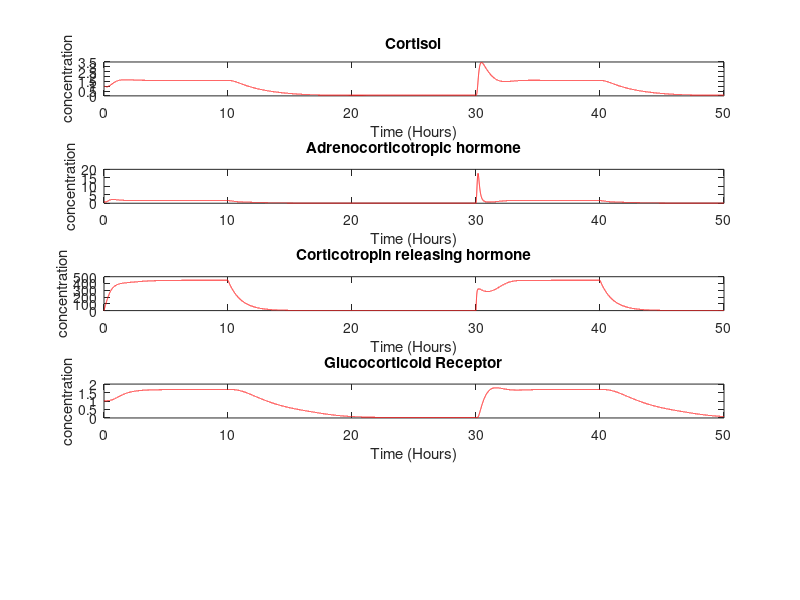

The MATLAB source for this figure:
clear all
%% Initial 
C = 1; %corticotropin releasing hormone
A = 1; %adrenocorticotropic hormone
O = 1; %cortisol
R = 1; %glucocorticoid receptors on adrenal

%% Constants
%CRK (C): Corticotropin releasing hormone
Kc = .3; %Production of Corticotropin releasing hormone
Kcd = .3; %Constant degradation of Corticotropin releasing hormone
Kor = 0.015; %pituitary GR production

% a (ACTH): adrenocorticotropic hormone
Ka = .3; %Production of adrenocorticotropic hormone
Kad = 3; %Constant degradation of adrenocorticotropic hormone

% o (O): Cortisol
Ko = .3; %Production of Cortisol
Kod = .3; %Constant degradation of Cortisol

% r (R): glucocorticoid receptor (IN PITIUTARY) 
Kr = .3; %Production of glucocorticoid receptor
Krd = .27;  %Constant degradation of glucocorticoid receptor !!!!!!!!!!!!

% i : inhibition constants
Ki1 = 0.1; %inhibition 1
Ki2 = 0.1; %inhibition 2

K = 0.001; %equilibrium binding affinity

T = [0]; %initial time
dt = 0.001; %time step
T_end = 50; %time end


%SCALED!!!!!!!!!!
c = (Kod*C)/Kc;
a = ((Kod^2)*A)/(Kc*Ka);
o = ((Kod^3)*O)/(Kc*Ka*Ko);
r = ((Kod*R)/Kr);
kcd = Kcd/Kod;
kad = Kad/Kod;
krd = Krd/Kod;

for i = 1:(T_end/dt)
    if i <= 10000
        F = 7600; %This stress value was pulled from Srisam (PTSD paper)
    elseif i >= 30000 && i <= 40000 %Simulate some applied stresses
        F = 7600;
    else
        F = 0;
    end
    t = Kod*i; %Scale t here!

    %ODES: Michaelis-Menten
    k1C = ((1+F)/(1+(o(i)/Ki1)))-kcd*c(i);
    k1A = ((c(i))/(1+(o(i)*r(i)/Ki2)))-kad*a(i);
    k1R = (((o(i)*r(i))^2)/(K+(o(i)*r(i))^2)) + Kor - krd*r(i);
    k1O = a(i) - o(i);
    
    k2C = (((1+F)/(1+(o(i)+0.5*k1O*dt)/Ki1)))-kcd*(c(i)+0.5*k1C*dt);
    k2A = (((c(i)+0.5*k1C*dt))/(1+(o(i)+0.5*k1O*dt)*r(i)/Ki2))-kad*(a(i)+0.5*k1A*dt);
    k2R = (((o(i)+0.5*k1O*dt)*(r(i)+0.5*k1R*dt))^2)/(K+(o(i)+0.5*k1O*dt)*(r(i)+0.5*k1R*dt)^2) + Kor - krd*(r(i)+0.5*k1R*dt);
    k2O = (a(i)+0.5*k1A*dt) - (o(i)+0.5*k1O*dt);
    
    k3C = (((1+F)/(1+(o(i)+0.5*k2O*dt)/Ki1)))-kcd*(c(i)+0.5*k2C*dt);
    k3A = (((c(i)+0.5*k2C*dt))/(1+(o(i)+0.5*k2O*dt)*r(i)/Ki2))-kad*(a(i)+0.5*k2A*dt);
    k3R = (((o(i)+0.5*k2O*dt)*(r(i)+0.5*k2R*dt))^2)/(K+(o(i)+0.5*k2O*dt)*(r(i)+0.5*k2R*dt)^2) + Kor - krd*(r(i)+0.5*k2R*dt);
    k3O = (a(i)+0.5*k2A*dt) - (o(i)+0.5*k2O*dt);
    
    k4C = (((1+F)/(1+(o(i)+k3O*dt)/Ki1)))-kcd*(c(i)+k3C*dt);
    k4A = (((c(i)+k3C*dt))/(1+(o(i)+k3O*dt)*r(i)/Ki2))-kad*(a(i)+k3A*dt);
    k4R = (((o(i)+k3O*dt)*(r(i)+k3R*dt))^2)/(K+(o(i)+k3O*dt)*(r(i)+k3R*dt)^2) + Kor - krd*(r(i)+k3R*dt);
    k4O = (a(i)+k3A*dt) - (o(i)+k3O*dt);
    
    c(i+1) = c(i) + (1/6)*(k1C+2*k2C+2*k3C+k4C)*dt;
    a(i+1) = a(i) + (1/6)*(k1A+2*k2A+2*k3A+k4A)*dt;
    o(i+1) = o(i) + (1/6)*(k1O+2*k2O+2*k3O+k4O)*dt;
    r(i+1) = r(i) + (1/6)*(k1R+2*k2R+2*k3R+k4R)*dt;
    T(i+1) = T(i) + dt;
end
% Make 5 different plots charts for c, a, o, r in one figure
figure(2)
subplot(5,1,1)
plot(T,o, 'red')
title('Cortisol')
xlabel('Time (Hours)')
ylabel('concentration')

subplot(5,1,2)
plot(T,a,'red')
title('Adrenocorticotropic hormone')
xlabel('Time (Hours)')
ylabel('concentration')

subplot(5,1,3)
plot(T,c,'red')
title('Corticotropin releasing hormone')
xlabel('Time (Hours)')
ylabel('concentration')

subplot(5,1,4)
plot(T,r,'red')
title('Glucocorticoid Receptor')
xlabel('Time (Hours)')
ylabel('concentration')

